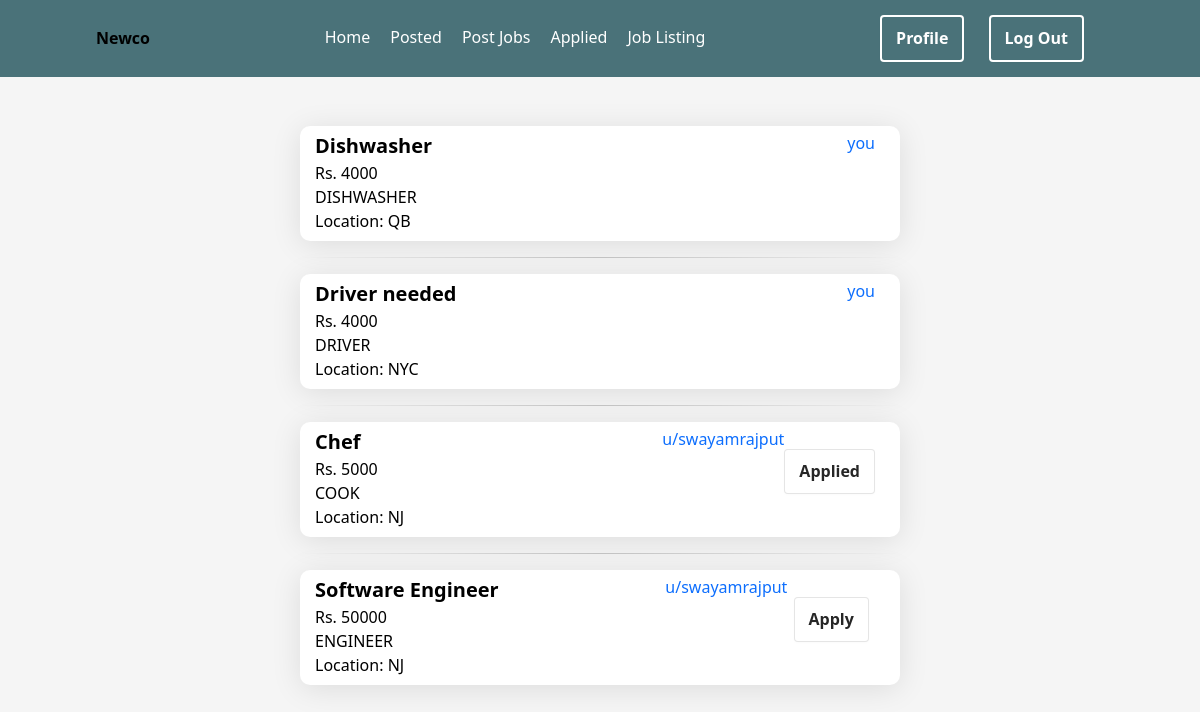
/newco/listings (signed in), run on the app's committed database.
### newco/models.py (models this page shows, shortened)
class Job(models.Model):
    user = models.ForeignKey(User,on_delete=models.CASCADE)
    title = models.CharField(max_length=255)
    description = models.TextField()
    job_specification = models.CharField(max_length=255)
    salary = models.CharField(max_length=32)
    location = models.CharField(max_length=32)
    people_applied = models.IntegerField(default=0)
    applied = models.ManyToManyField(User,related_name='users_applied',blank=True)

### newco/views.py (the view)
# urls.py: path('listings',views.listings,name='newco-listings'),
@login_required
def listings(request):
    jobs = Job.objects.all()
    jobs = reversed(jobs)
    return render(request,'newco/listings.html',{'jobs':jobs})

### newco/templates/newco/listings.html (shortened to what this page needs)
{% extends 'newco/layout.html' %}
{% block body %}
{% if jobs %}
    <div class="w-100 h-auto center">
        <div class="w-50 d-block m-3">
            {% for job in jobs %}
                <hr>
                <a href="post/{{ job.id }}" class="w-100">
                    <div class="post form w-100 flex-row">
                        <div class="flex-column w-100">
                            <div class="w-100 lead" style="font-weight: 600;">{{ job.title }}</div>
                            <div class="w-100">Rs. {{ job.salary }}</div>
                            <div class="w-100">{{ job.job_specification }}</div>
                            <div class="w-100">Location: {{ job.location }}</div>
                        </div>
                    </a>
                    {% if job.user.username != request.user.username %}
                        <div class="d-inline-flex flex-row-reverse" style="height: 25px; transition: all 0.3s;">
                            <a href="" class="a-hover">u/{{ job.user.username }}</a>
                        </div>
                        <div class="w-25 center" style="height: 90px;">
                            {% if request.user not in job.applied.all %}
                                <a href="post/apply/{{ job.id }}">
                                    <button type="button" class="">Apply</button>
                                </a>
                            {% else %}
                                <button type="button" disabled class="">Applied</button>
                            {% endif %}
                            </div>
                    {% else %}
                        <div class="d-inline-flex flex-row-reverse" style="height: 25px; transition: all 0.3s;">
                            <a href="profile/{{ job.user.username }}" class="a-hover">you</a>
                        </div>
                    {% endif %}
                </div>
            {% endfor %}
{% else %}
<div class="w-100 h-25 center">
    No jobs posted yet
</div>
{% endif %}
{% endblock %}

### newco/static/newco/log.reg.styles.css (style rules this page uses)
.form { width: 380px; height: 500px; display: flex; flex-direction: column; border-radius: 15px; background-color: white; box-shadow: 0 4px 30px rgba(0, 0, 0, 0.1); transition: .4s ease-in-out; }

### newco/static/newco/styles.css (style rules this page uses)
* { font-family: 'Segoe UI'; margin: 0; padding: 0; color: black; background-color: #f5f5f5; }
.center { display: flex; justify-content: center; align-items: center; }
div { background: transparent; }
body { background-color: #f5f5f5; }
button { background-color: #FFFFFF; border: 1px solid rgba(0, 0, 0, 0.1); border-radius: .25rem; box-shadow: rgba(0, 0, 0, 0.02) 0 1px 3px 0; color: rgba(0, 0, 0, 0.85); cursor: pointer; display: inline-flex; font-size: 16px; font-weight: 600; justify-content: center; line-height: 1.05; min-height: 1rem; padding: calc(.875rem - 1px) calc(1.5rem - 10px); text-decoration: none; transition: all 250ms; user-select: none; -webkit-user-select: none; touch-action: manipulation; vertical-align: baseline; width: fit-content; }
a { text-decoration: none; background: transparent; }
.a-hover { transition: all 0.5s; border-bottom: 1px #4a727900 solid; }
.bg-transparent, * { background: transparent; }
.post { background: white; height: 115px; transition: all 0.8s ease; border-radius: 10px; padding-top: 5px; padding-bottom: 25px; padding-right: 25px; padding-left: 15px; overflow: hidden; }
hr { border: 0; height: 1px; background-image: linear-gradient(to right, rgba(0, 0, 0, 0), rgba(0, 0, 0, 0.75), rgba(0, 0, 0, 0)); }

### data on the page
Job: title "Dishwasher", salary "4000", job_specification "DISHWASHER", location "QB"
Job: title "Driver needed", salary "4000", job_specification "DRIVER", location "NYC"
Job: title "Chef", salary "5000", job_specification "COOK", location "NJ", user.username "swayamrajput", shows "Applied"
Job: title "Software Engineer", salary "50000", job_specification "ENGINEER", location "NJ", user.username "swayamrajput"
